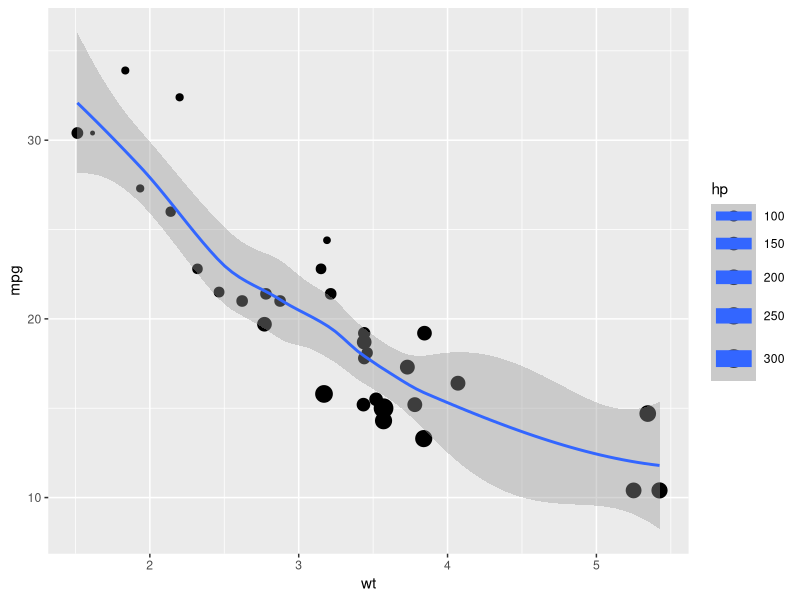
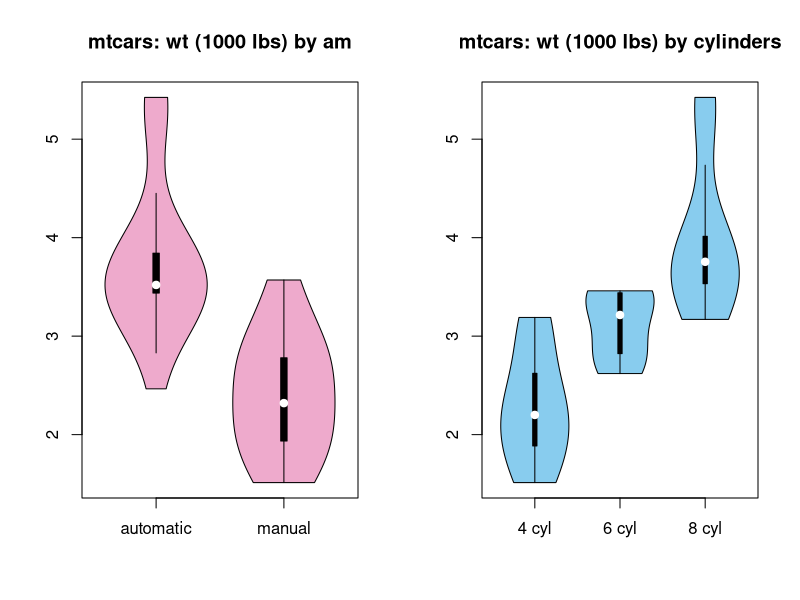
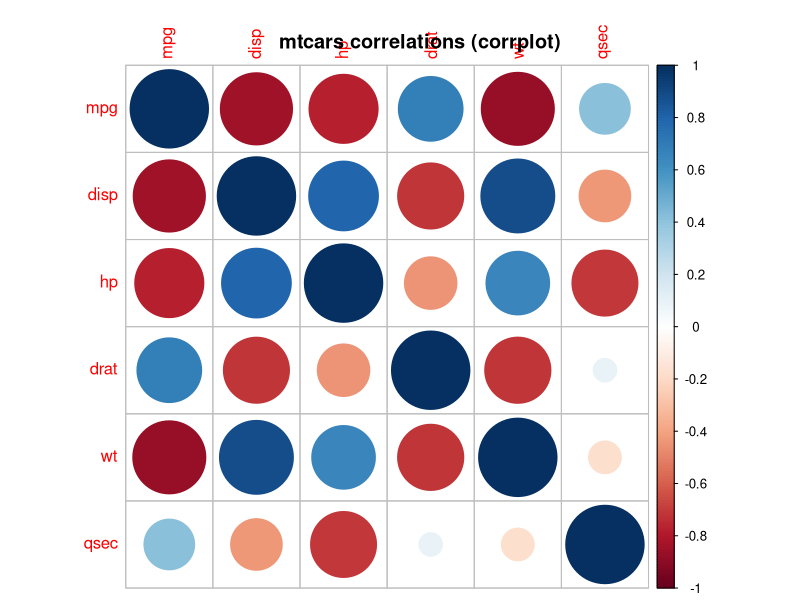
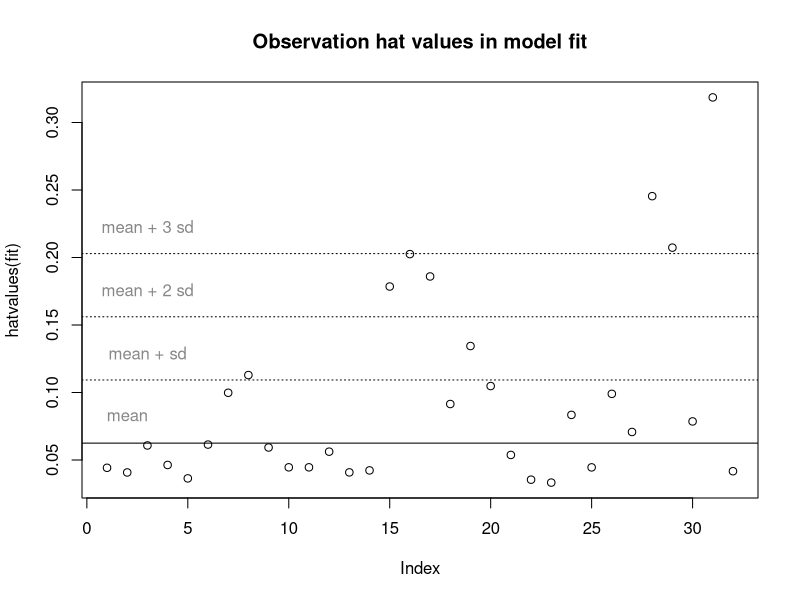
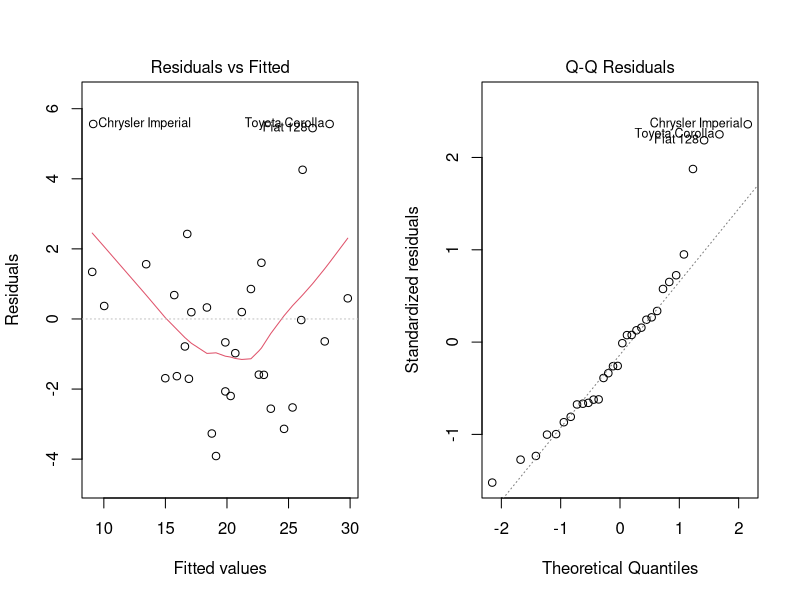
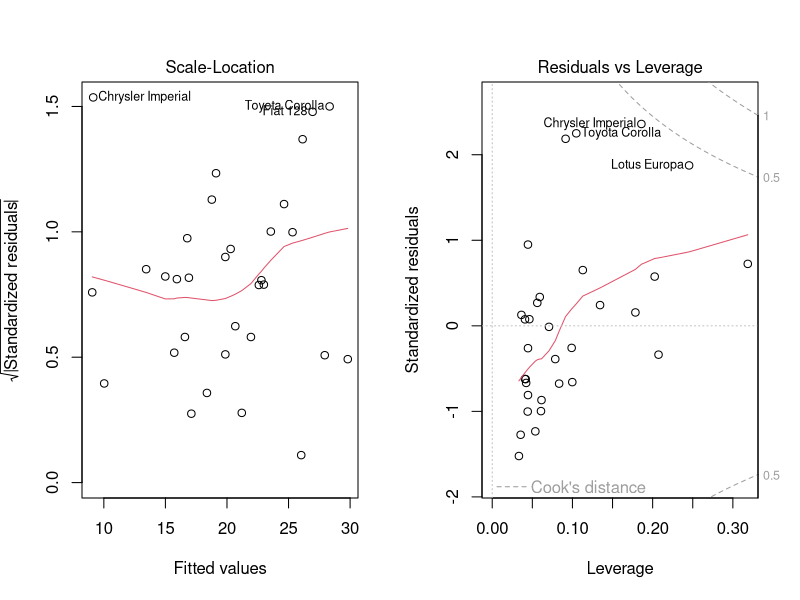

These charts were generated, in order, by the following R code:
## ---- chunk 1
  knitr::opts_chunk$set(
    echo = FALSE,
    warning = FALSE,
    message = FALSE
  )
  options(scipen = 20, digits = 3)
## ---- chunk 2
  library(ggplot2)
  library(gridExtra)
  library(vioplot)
  library(corrplot)
  data(mtcars)
## ---- chunk 3
  mt <- mtcars
  mt$cyl <- factor(mt$cyl)
  mt$vs <- factor(mt$vs); levels(mt$vs) <- c("V Engine", "Straight Engine")
  mt$am <- factor(mt$am); levels(mt$am) <- c("Automatic", "Manual")
  mt$gear <- factor(mt$gear)
  mt$carb <- factor(mt$carb)
## ---- chunk 4
  fit1 <- lm(mpg ~ wt, mt)
  fit2 <- lm(mpg ~ wt + I(hp/wt), mt)
  fit3 <- lm(mpg ~ wt + I(hp/wt) + cyl, mt)
  fit4 <- lm(mpg ~ wt + I(hp/wt) + disp, mt)
  fit5 <- lm(mpg ~ wt + I(hp/wt) + am, mt)
  fit6 <- lm(mpg ~ wt + I(hp/wt) + am + cyl + disp + drat +
    qsec + vs + gear + carb, mt)

  # proposed fit.
  fit <- fit2

  data.frame(
    predictors = c(
      "wt only",
      "proposed",
      "proposed + cyl",
      "proposed + disp",
      "proposed + am",
      "proposed + (all remaining)"
    ),
    adj.R.squared = c(
      summary(fit1)$adj.r.squared,
      summary(fit2)$adj.r.squared,
      summary(fit3)$adj.r.squared,
      summary(fit4)$adj.r.squared,
      summary(fit5)$adj.r.squared,
      summary(fit6)$adj.r.squared
    ),
    "ANOVA p vs proposed" = c(
      anova(fit1, fit2)[2, "Pr(>F)"],
      "--",
      anova(fit2, fit3)[2, "Pr(>F)"],
      anova(fit2, fit4)[2, "Pr(>F)"],
      anova(fit2, fit5)[2, "Pr(>F)"],
      anova(fit2, fit6)[2, "Pr(>F)"]
    )
  )
## ---- chunk 5
   coef(summary(lm(mpg ~ wt + I(hp/wt), mtcars)))
## ---- chunk 6
   coef(summary(lm(mpg ~ wt + I(hp/wt) + factor(am), mtcars)))[4, ]
## ---- chunk 7
  qplot(wt, mpg, data = mt, size = hp) +
    geom_smooth(method = "loess")

## ---- chunk 8
  par(mfrow = c(1,2))
  vioplot(
    mtcars$wt[mtcars$am == 0],
    mtcars$wt[mtcars$am == 1],
    names = c("automatic", "manual"),
    col = "#eeaacc"
  )
  title("mtcars: wt (1000 lbs) by am")
  vioplot(
    mtcars$wt[mtcars$cyl == 4],
    mtcars$wt[mtcars$cyl == 6],
    mtcars$wt[mtcars$cyl == 8],
    names = c("4 cyl", "6 cyl", "8 cyl"),
    col = "#88ccee"
  )
  title("mtcars: wt (1000 lbs) by cylinders")
  par(mfrow = c(1,1))
## ---- chunk 9
  library(corrplot)
  mt.numeric <- mt[, c("mpg", "disp", "hp", "drat", "wt", "qsec")]
  corrplot(cor(mt.numeric), mar=c(0,0,1,0))
  title("mtcars correlations (corrplot)")

## ---- chunk 10
  par(mfrow = c(1,1))
  plot(hatvalues(fit))
  title("Observation hat values in model fit")
  abline(mean(hatvalues(fit1)), 0)
  text(2, 0.02 + mean(hatvalues(fit1)), "mean", col = "#888888")
  abline(mean(hatvalues(fit1) + sd(hatvalues(fit1))), 0, lty = 3)
  text(3, 0.02 + mean(hatvalues(fit1)) + sd(hatvalues(fit1)), "mean + sd",
    col = "#888888")
  abline(mean(hatvalues(fit1) + 2 * sd(hatvalues(fit1))), 0, lty = 3)
  text(3, 0.02 + mean(hatvalues(fit1)) + 2 * sd(hatvalues(fit1)), "mean + 2 sd",
    col = "#888888")
  abline(mean(hatvalues(fit1) + 3 * sd(hatvalues(fit1))), 0, lty = 3)
  text(3, 0.02 + mean(hatvalues(fit1)) + 3 * sd(hatvalues(fit1)), "mean + 3 sd",
      col = "#888888")

## ---- chunk 11
  par(mfrow=c(1,2))
  plot(fit)  
